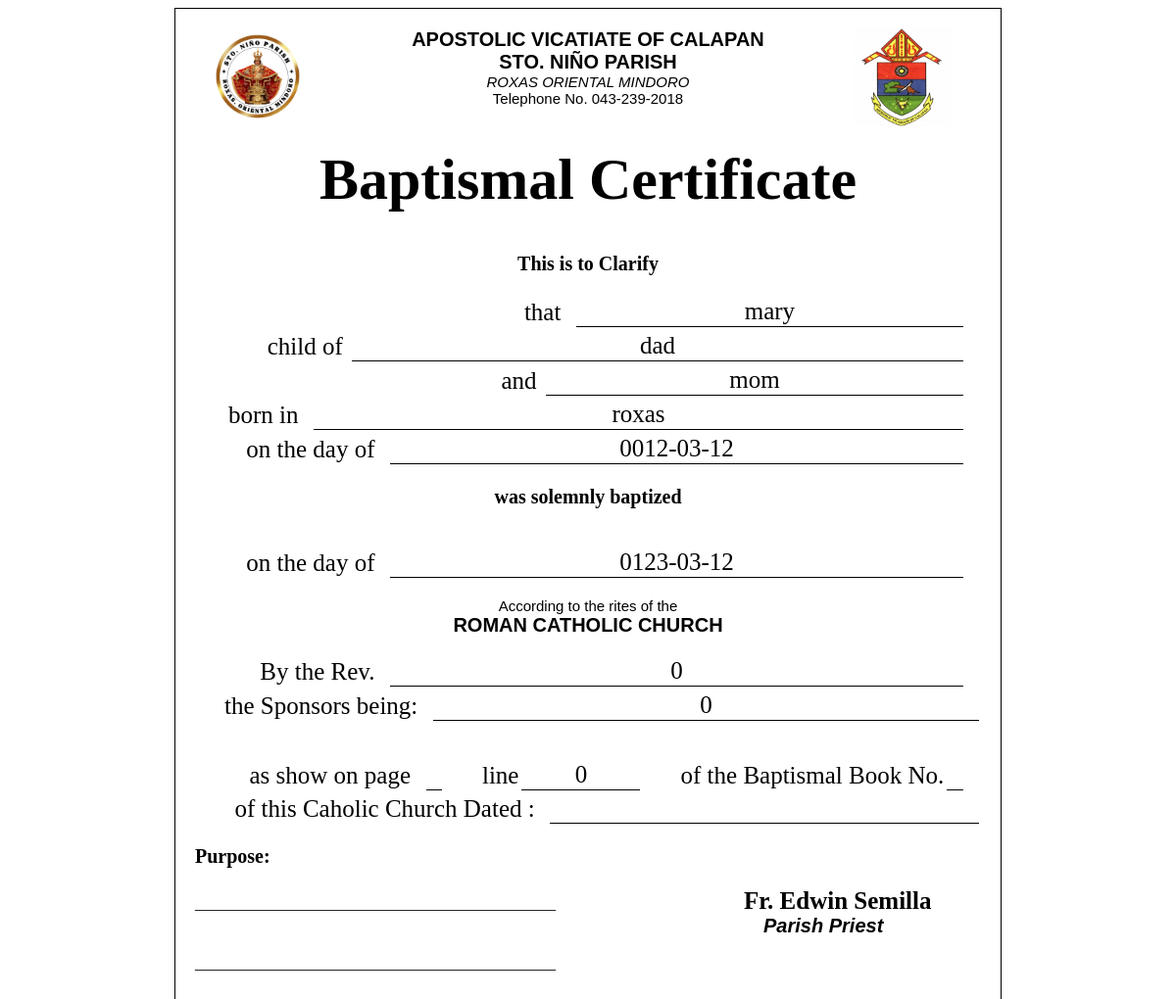
The app's page /form/baptism_cert.php?id=2 with its own data.
### tables this page shows
CREATE TABLE `baptism` (
  `id` int(11) NOT NULL,
  `record_no` varchar(255) DEFAULT NULL,
  `name` varchar(255) DEFAULT NULL,
  `date_of_birth` date DEFAULT NULL,
  `gender` varchar(10) DEFAULT NULL,
  `place_of_birth` varchar(255) DEFAULT NULL,
  `father_name` varchar(255) DEFAULT NULL,
  `mother_name` varchar(255) DEFAULT NULL,
  `present_address` varchar(222) DEFAULT NULL,
  `spouse` varchar(222) NOT NULL,
  `minister_name` varchar(255) DEFAULT NULL,
  `church_name` varchar(255) DEFAULT NULL,
  `page` varchar(222) NOT NULL,
  `cath` varchar(15) NOT NULL,
  `book` varchar(22) NOT NULL,
  `rev` varchar(222) NOT NULL,
  `spo` varchar(222) NOT NULL,
  `line` varchar(222) NOT NULL,
  `date_of_baptism` date DEFAULT NULL,
  `place_of_baptism` varchar(255) DEFAULT NULL
);

### form/baptism_cert.php (the view, shortened to what this page needs)
<?php
include('config.php');
$id = $_GET['id'];
$sql = mysqli_query($con, "SELECT * FROM baptism WHERE id='$id'");
$user = mysqli_fetch_assoc($sql);
?>
<!DOCTYPE html>
<html lang="en">
<head>
</head>
<body>
    <div class="certificate">
        <img src="../img/logo.png" alt="Logo" class="logo">
        <img src="../img/logo2.png" alt="Logo" class="logo2">
        <h2 class="title">APOSTOLIC VICATIATE OF CALAPAN</h2>
        <h2 class="title">STO. NIÑO PARISH</h2>
        <p class="title2">ROXAS ORIENTAL MINDORO</p>
        <p class="title3">Telephone No. 043-239-2018</p>
        <center>
            <h1 style="font-size: 60px; font-family: &quot;Edwardian Script ITC&quot;, cursive;">Baptismal Certificate</h1>
        </center>
        <h3 style="text-align : center; font-size: 20px;">This is to Clarify</h3>
        <table style="width: 98%; margin-left: 0%;">
            <tr>
                <td style="font-size: 25px; text-align: right;">that &nbsp;</td>
                <td style="font-size: 25px; text-align: center; white-space: nowrap; border-bottom: 1px solid black;">
                    <?= htmlspecialchars($user['name']) ?>
                </td>
            </tr>
        </table>
        <table style="width: 98%; margin-left: 0%;">
            <tr>
                <td style="width : 20%; font-size: 25px; text-align: right;">child of&nbsp; </td>
                <td style="font-size: 25px; white-space: nowrap; text-align: center; border-bottom: 1px solid black;">
                    <?= htmlspecialchars($user['father_name']) ?>
                </td>
            </tr>
        </table>
        <table style="width: 98%; margin-left: 0%;">
            <tr>
                <td style="font-size: 25px; text-align: right;">and&nbsp; </td>
                <td style="font-size: 25px; text-align: center; white-space: nowrap; border-bottom: 1px solid black;">
                    <?= htmlspecialchars($user['mother_name']) ?>
                </td>
            </tr>
        </table>
        <table style="width: 98%; margin-left: 0%;">
            <tr>
                <td style="width: 15%; text-align: right; font-size: 25px;">born in &nbsp;</td>
                <td style="font-size: 25px; text-align: center; white-space: nowrap; border-bottom: 1px solid black;">
                    <?= htmlspecialchars($user['present_address']) ?>
                </td>
            </tr>
        </table>
        <table style="width: 98%; margin-left: 0%;">
            <tr>
                <td style="width:25%; text-align: right; font-size: 25px;">on the day of &nbsp;</td>
                <td style="font-size: 25px; text-align: center; white-space: nowrap; border-bottom: 1px solid black;">
                    <?= htmlspecialchars($user['date_of_birth']) ?>
                </td>
            </tr>
        </table>
        <h3 style="text-align : center; font-size: 20px;">was solemnly baptized</h3><br>
        <table style="width: 98%; margin-left: 0%;">
            <tr>
                <td style="width:25%; text-align: right; font-size: 25px;">on the day of &nbsp;</td>
                <td style="font-size: 25px; text-align: center; white-space: nowrap; border-bottom: 1px solid black;">
                    <?= htmlspecialchars($user['date_of_baptism']) ?>
                </td>
            </tr>
        </table>
        <br>
        <p style="text-align:center; font-size:15px; font-family:Arial, sans-serif;     margin: 0;
            padding: 0;">According to the rites of the</p>
        <h3 style="text-align:center; font-size:20px; font-family:Arial, sans-serif;    margin: 0;
            padding: 0;">ROMAN CATHOLIC CHURCH</h3><br>
        <table style="width: 98%; margin-left: 0%;">
            <tr>
                <td style="width:25%; text-align: right; font-size: 25px;">By the Rev. &nbsp;</td>
                <td style="font-size: 25px; text-align: center; white-space: nowrap; border-bottom: 1px solid black;"><?= htmlspecialchars($user['rev']) ?></td>
            </tr>
        </table>
        <table style="width: 100%; margin-left: 0%;">
            <tr>
                <td style="width:30%; text-align: right; font-size: 25px;">the Sponsors being: &nbsp;</td>
                <td style="font-size: 25px; white-space: nowrap; text-align: center; border-bottom: 1px solid black;"><?= htmlspecialchars($user['spo']) ?></td>
            </tr>
        </table>
        <br>
        <br>
        <table style="width: 98%; margin-left: 0%;">
            <tr>
                <td style="width:30%; text-align: right; font-size: 25px;">as show on page &nbsp;</td>
                <td style="font-size: 25px; text-align: center; border-bottom: 1px solid black;"><?= htmlspecialchars($user['page']) ?></td>
                <td style="width:10%; text-align: right; font-size: 25px;">line</td>
                <td style="font-size: 25px;  text-align: center; border-bottom: 1px solid black;"><?= htmlspecialchars($user['line']) ?></td>
                <td style="width:40%; text-align: right; font-size: 25px;">of the Baptismal Book No.</td>
                <td style="font-size: 25px;  text-align: center;  border-bottom: 1px solid black;">
                </td>
            </tr>
        </table>
        <table style="width: 100%; margin-left: 0%;">
            <tr>
                <td style="width:45%; text-align: right; font-size: 25px;">of this Caholic Church Dated : &nbsp;</td>
                <td style="font-size: 25px; text-align: center; white-space: nowrap; border-bottom: 1px solid black;">
                </td>
            </tr>
        </table>
        <p  style="text-align : left; font-size: 20px;"><strong>Purpose:</strong><p>
    <a>______________________________________________</a> <a style="width:45%; font-size: 25px;"><strong><?= htmlspecialchars($user['minister_name']) ?></strong><a>
    <br>
    <a style="width:45%; font-size: 20px; font-family:Arial, sans-serif;"><strong><i>Parish Priest</i></strong><a>
    <br>
    <br>
    <a>______________________________________________</a>
    </div>
</body>
</html>

### form/baptism_cert.php (style rules this page uses)
.certificate { width: 802px; height: 1024px; margin: 0 auto; border: 1px solid black; padding: 20px; position: relative; }
.title { text-align: center; font-size: 20px; margin: 0; padding: 0; font-family: Arial, sans-serif; }
.title2 { text-align: center; font-size: 15px; margin: 0; padding: 0; font-family: Arial, sans-serif; font-style: italic; }
.title3 { text-align: center; font-size: 15px; margin: 0; padding: 0; font-family: Arial, sans-serif; }
.logo { position: absolute; top: 20px; left: 10%; transform: translateX(-50%); width: 100px; height: auto; }
.logo2 { position: absolute; top: 20px; right: 0%; transform: translateX(-50%); width: 100px; height: auto; }

### records on screen
baptism: name "mary", father_name "dad", mother_name "mom", present_address "roxas", date_of_birth "0012-03-12", date_of_baptism "0123-03-12", rev "0", spo "0", line "0", minister_name "Fr. Edwin Semilla"
